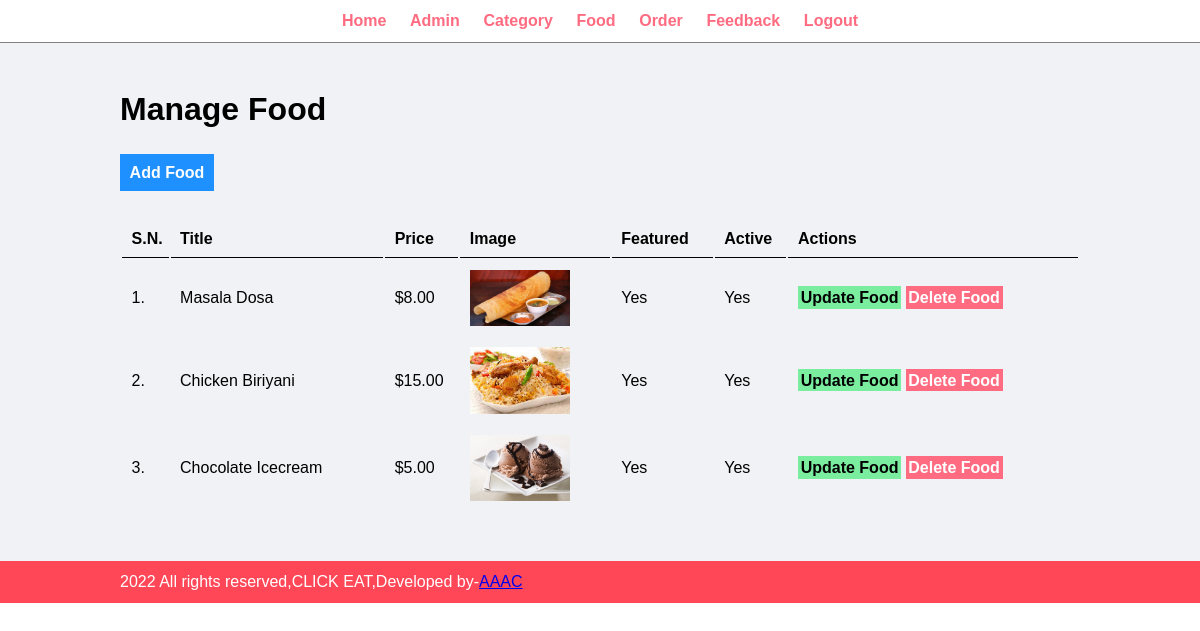
/admin/manage-food.php (signed in), run on the app's committed database.
### tables this page shows
CREATE TABLE `tbl_food` (
  `id` int(10) UNSIGNED NOT NULL,
  `title` varchar(150) NOT NULL,
  `description` varchar(255) NOT NULL,
  `price` decimal(10,2) NOT NULL,
  `image_name` varchar(255) NOT NULL,
  `category_id` int(10) UNSIGNED NOT NULL,
  `featured` varchar(10) NOT NULL,
  `active` varchar(10) NOT NULL
);

### admin/manage-food.php (the view, shortened to what this page needs)
<?php include('partials/menu.php'); ?>
<div class="main-content">
    <div class="wrapper">
        <h1>Manage Food</h1>
        <br /><br />
                <a href="<?php echo SITEURL; ?>admin/add-food.php" class="btn-primary">Add Food</a>
                <br /><br /><br />
                <table class="tbl-full">
                    <tr>
                        <th>S.N.</th>
                        <th>Title</th>
                        <th>Price</th>
                        <th>Image</th>
                        <th>Featured</th>
                        <th>Active</th>
                        <th>Actions</th>
                    </tr>
                    <?php
                        $sql = "SELECT * FROM tbl_food";
                        $res = mysqli_query($conn, $sql);
                        $count = mysqli_num_rows($res);
                        $sn=1;
                        if($count>0)
                        {
                            while($row=mysqli_fetch_assoc($res))
                            {
                                $id = $row['id'];
                                $title = $row['title'];
                                $price = $row['price'];
                                $image_name = $row['image_name'];
                                $featured = $row['featured'];
                                $active = $row['active'];
                                ?>
                                <tr>
                                    <td><?php echo $sn++; ?>. </td>
                                    <td><?php echo $title; ?></td>
                                    <td>$<?php echo $price; ?></td>
                                    <td>
                                        <?php
                                            if($image_name=="")
                                            {
                                                echo "<div class='error'>Image not Added.</div>";
                                            }
                                            else
                                            {
                                                ?>
                                                <img src="<?php echo SITEURL; ?>images/food/<?php echo $image_name; ?>" width="100px">
                                                <?php
                                            }
                                        ?>
                                    </td>
                                    <td><?php echo $featured; ?></td>
                                    <td><?php echo $active; ?></td>
                                    <td>
                                        <a href="<?php echo SITEURL; ?>admin/update-food.php?id=<?php echo $id; ?>" class="btn-secondary">Update Food</a>
                                        <a href="<?php echo SITEURL; ?>admin/delete-food.php?id=<?php echo $id; ?>&image_name=<?php echo $image_name; ?>" class="btn-danger">Delete Food</a>
                                    </td>
                                </tr>
                                <?php
                            }
                        }
                        else
                        {
                            echo "<tr> <td colspan='7' class='error'> Food not Added Yet. </td> </tr>";
                        }
                    ?>
                </table>
    </div>
</div>
<?php include('partials/footer.php'); ?>

### admin/partials/menu.php (shortened to what this page needs)
<html>
    <head>
        <link rel="stylesheet" href="../css/admin.css">
    </head>
    <body>
        <div class="menu text-center">
            <div class="wrapper">
                <ul>
                    <li><a href="index.php">Home</a></li>
                    <li><a href="manage-admin.php">Admin</a></li>
                    <li><a href="manage-category.php">Category</a></li>
                    <li><a href="manage-food.php">Food</a></li>
                    <li><a href="manage-order.php">Order</a></li>
                    <li><a href="feedback.php">Feedback</a></li>
                    <li><a href="logout.php">Logout</a></li>
                </ul>
            </div>
        </div>

### admin/partials/footer.php
 <div class="footer">
            <div class="wrapper">
              <p>2022 All rights reserved,CLICK EAT,Developed by-<a href="#">AAAC</a>
            </div>
        </div>
    </body>
</html>

### css/admin.css (style rules this page uses)
* { margin: 0; padding: 0; font-family: Arial, Helvetica, sans-serif; }
.wrapper { padding: 1%; width: 80%; margin: 0 auto; }
.text-center { text-align: center; }
.tbl-full { width: 100%; }
table tr th { border-bottom: 1px solid black; padding: 1%; text-align: left; }
table tr td { padding: 1%; }
.btn-primary { background-color: #1e90ff; padding: 1%; color: white; text-decoration: none; font-weight: bold; }
.btn-secondary { background-color: #7bed9f; padding: 1%; color: black; text-decoration: none; font-weight: bold; }
.btn-danger { background-color: #ff6b81; padding: 1%; color: white; text-decoration: none; font-weight: bold; }
.menu { border-bottom: 1px solid grey; }
.menu ul { list-style-type: none; }
.menu ul li { display: inline; padding: 1%; }
.menu ul li a { text-decoration: none; font-weight: bold; color: #ff6b81; }
.main-content { background-color: #f1f2f6; padding: 3% 0; }
.footer { background-color: #ff4757; color: white; }

### data on the page
tbl_food: title "Masala Dosa", price "8.00", image_name (picture), featured "Yes", active "Yes"
tbl_food: title "Chicken Biriyani", price "15.00", image_name (picture), featured "Yes", active "Yes"
tbl_food: title "Chocolate Icecream", price "5.00", image_name (picture), featured "Yes", active "Yes"
